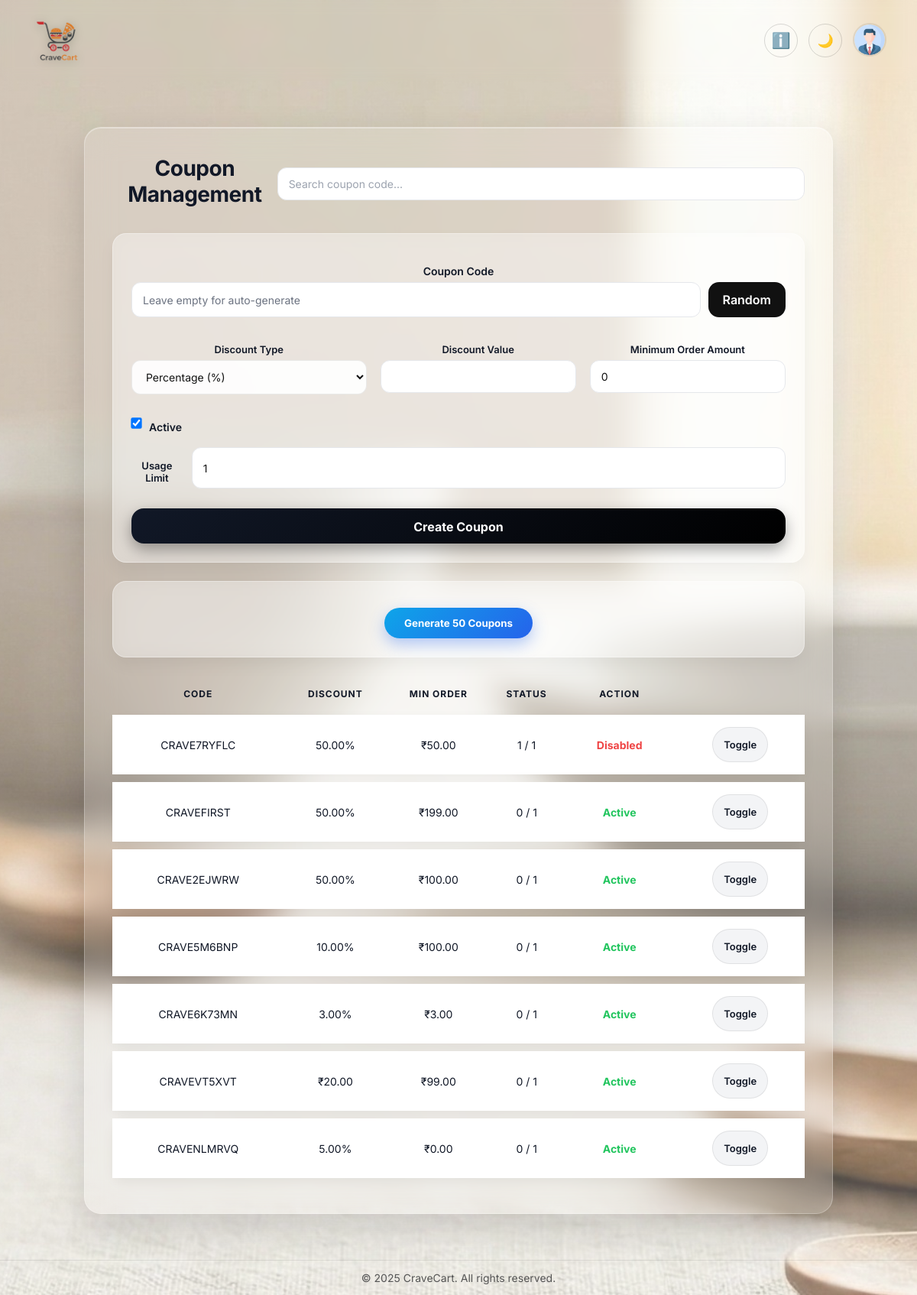
/admin-panel/create-coupon/ (signed in), run on the app's committed database.
### delivery/models.py (models this page shows, shortened)
class Coupon(models.Model):
    code = models.CharField(max_length=50, unique=True)
    DISCOUNT_CHOICES = (
        ("percent", "Percentage"),
        ("flat", "Flat"),
    )
    discount_type = models.CharField(max_length=10, choices=DISCOUNT_CHOICES)
    discount_value = models.DecimalField(max_digits=10, decimal_places=2)
    min_order_amount = models.DecimalField(
        max_digits=10, decimal_places=2, default=0
    )
    is_active = models.BooleanField(default=True)
    usage_limit = models.PositiveIntegerField(default=1)
    used_count = models.PositiveIntegerField(default=0)
    created_at = models.DateTimeField(default=timezone.now)

### delivery/views.py (the view, shortened to what this page needs)
# urls.py: path("admin-panel/create-coupon/", views.create_coupon, name="create_coupon"),
def create_coupon(request):
    if request.session.get("username") != "admin":
        return redirect("signin")
    message = None
    coupons = Coupon.objects.all().order_by("-id")
    return render(request, "coupon.html", {
        "coupons": coupons,
        "message": message
    })

### delivery/context_processors.py (called while the page is built)
def cart_count_processor(request):
    cart_count = 0
    username = request.session.get("username")
    if username:
        cart = Cart.objects.filter(username=username).first()
        if cart:
            cart_count = (
                CartItem.objects
                .filter(cart=cart)
                .aggregate(total=Sum("quantity"))["total"]
                or 0
            )
    return {
        "cart_count": cart_count
    }

def user_dropdown(request):
    username = request.session.get("username")
    if not username:
        return {}
    try:
        user = User.objects.get(username=username)
        profile, _ = UserProfile.objects.get_or_create(user=user)
        return {"nav_user": user, "nav_profile": profile}
    except User.DoesNotExist:
        return {}

def nav_context(request):
    username = request.session.get("username")
    if not username:
        return {}
    user = User.objects.filter(username=username).first()
    if not user:
        return {}
    profile, _ = UserProfile.objects.get_or_create(user=user)
    cart = Cart.objects.filter(username=username).first()
    cart_count = 0
    if cart:
        cart_count = CartItem.objects.filter(cart=cart).aggregate(
            total=Sum("quantity")
        )["total"] or 0
    return {
        "nav_user": user,
        "nav_profile": profile,
        "cart_count": cart_count,
    }

### delivery/templates/coupon.html (shortened to what this page needs)
{% load static %}
<!DOCTYPE html>
<html>
<head>
    <link rel="stylesheet" href="{% static 'css/custom_show_style.css' %}">
</head>
<body>
    <header class="header">
        <div class="brand">
            <a href="{% url 'admin_dashboard' %}" class="logo-link">
                <img src="{% static 'images/logoo.png' %}" alt="Crave Cart Logo" class="logo">
            </a>
        </div>
        <div class="header-actions">
    <a href="{% url 'about' %}" class="icon-btn" title="About Us" aria-label="About Us">
    <span class="icon">ℹ️</span>
    </a>
    <button class="icon-btn theme-btn" onclick="toggleTheme()" title="Toggle theme">
        <span id="themeIcon">🌙</span>
    </button>
    <div class="profile-menu">
        <button class="profile-avatar" onclick="toggleProfileMenu(event)">
            <img src="{% static 'images/profile.png' %}" alt="Profile">
        </button>
    </div>
</div>
    </header>
<div class="auth-card coupon-card">
    <div class="coupon-header">
        <h2>Coupon Management</h2>
        <input type="text" id="searchInput" class="search-box"
               placeholder="Search coupon code..." onkeyup="searchCoupon()">
    </div>
    <form method="POST" action="{% url 'create_coupon' %}">
    <label>Coupon Code</label>
    <div style="display:flex;gap:10px;">
        <input type="text" name="code" id="couponCode"
               placeholder="Leave empty for auto-generate">
        <button type="button" class="btn secondary" onclick="generateCode()">
            Random
        </button>
    </div>
    <div class="form-row">
        <div class="form-group">
            <label>Discount Type</label>
            <select name="discount_type" required>
                <option value="percent">Percentage (%)</option>
            </select>
        </div>
        <div class="form-group">
            <label>Discount Value</label>
            <input type="number" name="discount_value" required>
        </div>
        <div class="form-group">
            <label>Minimum Order Amount</label>
            <input type="number" name="min_order_amount" value="0">
        </div>
    </div>
    <div class="checkbox-row">
        <input type="checkbox" name="is_active" checked>
        <label>Active</label>
    </div>
    <div class="form-group">
        <label>Usage Limit</label>
        <input type="number" name="usage_limit" value="1" min="1" required>
    </div>
    <button type="submit" class="btn primary full-width">
        Create Coupon
    </button>
</form>
    <div style="margin-top:20px;text-align:center;">
        <form method="POST" action="{% url 'create_coupon' %}">
            <button class="bulk-btn">Generate 50 Coupons</button>
        </form>
    </div>
    <table id="couponTable">
        <thead>
            <tr>
                <th>Code</th>
                <th>Discount</th>
                <th>Min Order</th>
                <th>Status</th>
                <th>Action</th>
            </tr>
        </thead>
        <tbody>
            {% for c in coupons %}
            <tr>
    <td>{{ c.code }}</td>
    <td>
        {% if c.discount_type == "percent" %}
            {{ c.discount_value }}%
        {% else %}
            ₹{{ c.discount_value }}
        {% endif %}
    </td>
    <td>₹{{ c.min_order_amount }}</td>
    <td>
        {{ c.used_count }} / {{ c.usage_limit }}
    </td>
    <td class="status {% if c.is_active %}active{% else %}inactive{% endif %}">
        {% if c.is_active %}Active{% else %}Disabled{% endif %}
    </td>
    <td>
        <a href="{% url 'toggle_coupon' c.id %}" class="btn small secondary">
            Toggle
        </a>
    </td>
</tr>
            {% endfor %}
        </tbody>
    </table>
</div>
<footer class="footer">© 2025 CraveCart. All rights reserved.</footer>
</body>
</html>

### delivery/static/css/custom_show_style.css (style rules this page uses)
:root { --bg-color: #fafafa; --text-color: #222; --muted-text: #666; --border-color: #e0e0e0; --bg: #ffffff; --text: #111111; --muted: #555; --primary: #000000; --border: #ddd; }
* { margin: 0; padding: 0; box-sizing: border-box; font-family: 'Inter', sans-serif; }
body { background: radial-gradient(circle at top, rgba(255, 255, 255, 0.30), rgba(255, 255, 255, 0.30)), url("../images/bg-light.jpg") center / cover no-repeat; background-attachment: fixed; color: var(--text); transition: background 0.3s ease, color 0.3s ease; }
.header { display: flex; justify-content: space-between; align-items: center; backdrop-filter: blur(8px); padding: 18px 40px; position: relative; z-index: 4000; overflow: visible; }
.logo-link { display: flex; align-items: center; text-decoration: none; }
.logo { filter: none; border-radius: 10px; padding: 6px; background: rgba(255, 255, 255, 0.05); height: 70px; width: auto; object-fit: contain; background: transparent; filter: drop-shadow(0 2px 6px rgba(0, 0, 0, 0.25)); transition: transform 0.2s ease, filter 0.2s ease; }
.header-actions { display: flex; align-items: center; gap: 14px; }
.icon-btn { font-size: 17px; backdrop-filter: blur(6px); transition: background 0.2s ease, transform 0.15s ease; width: 44px; height: 44px; border-radius: 50%; border: 1px solid rgba(0,0,0,0.15); background: transparent; display: flex; align-items: center; justify-content: center; padding: 0; cursor: pointer; position: relative; }
.profile-menu { position: relative; }
.profile-avatar { width: 44px; height: 44px; border-radius: 50%; border: 2px solid var(--border); background: none; padding: 0; cursor: pointer; overflow: hidden; }
.profile-avatar img { width: 100%; height: 100%; object-fit: cover; transition: transform 0.2s ease; }
.auth-card { border-radius: 16px; width: 100%; max-width: 460px; padding: 36px; border-radius: 18px; background: rgba(255, 255, 255, 0.88); border: 1px solid var(--border); backdrop-filter: blur(10px); text-align: center; animation: fadeUp 0.5s ease; }
.auth-card h2 { font-size: 28px; margin-bottom: 6px; }
.btn { display: inline-block; height: 46px; border-radius: 10px; border: none; font-size: 16px; cursor: pointer; padding: 12px 26px; text-decoration: none; font-weight: 500; transition: transform 0.2s ease, background 0.2s ease; }
.btn.primary { background: var(--primary); color: var(--bg); box-shadow: 0 8px 20px rgba(0,0,0,0.35); }
.btn.secondary { border: 1px solid var(--border); color: var(--text); }
.full-width { width: 100%; margin-top: 12px; }
.footer { text-align: center; padding: 14px; border-top: 1px solid var(--border); color: var(--muted); font-size: 14px; }
.brand { display: flex; align-items: center; }
.btn.small { padding: 10px 18px; font-size: 14px; }
.checkbox-row { display: flex; align-items: center; gap: 10px; margin: 12px 0; font-size: 14px; }
input { background: #1e1e1e; color: #fff; }
.header-actions a { text-decoration: none !important; }
body::before, body::after, .page::before, .page::after, .header::before, .header::after { content: none !important; display: none !important; }
.icon-btn .icon { width: 22px; height: 22px; display: flex; align-items: center; justify-content: center; font-size: 20px; line-height: 1; }

### data on the page
Coupon: code "CRAVE7RYFLC", discount_value "50.00", min_order_amount "50.00", used_count "1", usage_limit "1", is_active "Disabled"
Coupon: code "CRAVEFIRST", discount_value "50.00", min_order_amount "199.00", used_count "0", usage_limit "1", is_active "Active"
Coupon: code "CRAVE2EJWRW", discount_value "50.00", min_order_amount "100.00", used_count "0", usage_limit "1", is_active "Active"
Coupon: code "CRAVE5M6BNP", discount_value "10.00", min_order_amount "100.00", used_count "0", usage_limit "1", is_active "Active"
Coupon: code "CRAVE6K73MN", discount_value "3.00", min_order_amount "3.00", used_count "0", usage_limit "1", is_active "Active"
Coupon: code "CRAVEVT5XVT", discount_value "20.00", min_order_amount "99.00", used_count "0", usage_limit "1", is_active "Active"
Coupon: code "CRAVENLMRVQ", discount_value "5.00", min_order_amount "0.00", used_count "0", usage_limit "1", is_active "Active"
